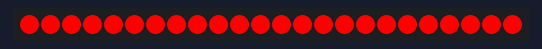
This sketch was run on a simulated Arduino Uno, built with avr-gcc and run on an emulated ATmega328P. On the bench: 24 RGB LEDs in strip order, left to right. Dim RGB values are drawn brighter than linear.

Above: at 0.1 s.
At 1.1 s:
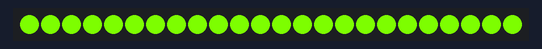
At 2.1 s:
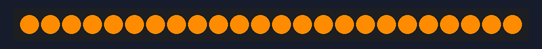
At 3.2 s:
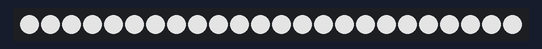

Measured:
- by itself, everything shown: repeats every 4.1 s, in 4 steps
- what the display in image 1 shows lasts 1.0 s, from 1.1 s to 2.1 s

The sketch:

Uso_del_NeoPixel.ino
```cpp
/*
   Fundacion Kinal
   Centro educativo tecnico laboral Kinal
   Quinto perito
   Quinto electronica
   Codigo Tecnico: EB5AM / EB5AV
   Curso: Taller de electronica digital y reparacion de computadoras I
   Proyecto: Uso del NeoPixel
   Dev: Profe. Alejandro Lopez Navas
   Fecha: 20 de junio.
   link de la simulacion: https://www.tinkercad.com/things/3l3pZPs4Sm1-uso-del-neopixel
 */

/*
El enum me permite crear una lista
de variables enteras, dominadas por una
categoria que yo he especificado.

Para ver los colores
visitar la siguiente pagina web:
https://es.wikipedia.org/wiki/Colores_web
*/
enum colores
{
   rojo,
   azul,
   blanco,
   verde,
   naranja,
   celeste,
   amarillo,
   gris
};

//Librerias
#include <Adafruit_NeoPixel.h>


//Directivas de preprocesador
#define Cantidad_Leds 24
#define pin_Led 2

//Constructor
Adafruit_NeoPixel anillo(Cantidad_Leds,pin_Led, NEO_GRB + NEO_KHZ800);


//Funciones

//Muestra todo el anillo de un solo color
void setColor(int color);

void setup()
{
  anillo.begin(); //Inicializa la tira led

  /*
  for(int i =0; i<25; i++)
  {
    anillo.setPixelColor(i,anillo.Color(163,162,161));
    anillo.show();  //muestro el color en el led
    delay(250);
  }

  for(int i =24; i>0; i--)
  {
    anillo.setPixelColor(i,anillo.Color(0,0,0));
    anillo.show();  //muestro el color en el led
    delay(250);
  } */

}


void loop()
{

  //LLamamos la función
  setColor(rojo);
  delay(1000);
  setColor(verde);
  delay(1000);
  setColor(naranja);
  delay(1000);
  setColor(gris);
  delay(1000);

}


//Declaración de la función
void setColor(int color)
{
  switch(color)
  {
    case(rojo):
    {
        for(int i =0; i<25; i++)
        {
          anillo.setPixelColor(i,anillo.Color(255,0,0));
          anillo.show();  //muestro el color en el led
        }
      break;
    }

    case(gris):
    {
        for(int i =0; i<25; i++)
        {
          anillo.setPixelColor(i,anillo.Color(169,169,169));
          anillo.show();  //muestro el color en el led
        }
      break;
    }

    case(naranja):
    {
        for(int i =0; i<25; i++)
        {
          anillo.setPixelColor(i,anillo.Color(255,140,0));
          anillo.show();  //muestro el color en el led
        }
      break;
    }

    case(verde):
    {
        for(int i =0; i<25; i++)
        {
          anillo.setPixelColor(i,anillo.Color(124,252,0));
          anillo.show();  //muestro el color en el led
        }
      break;
    }

  }
}
```
